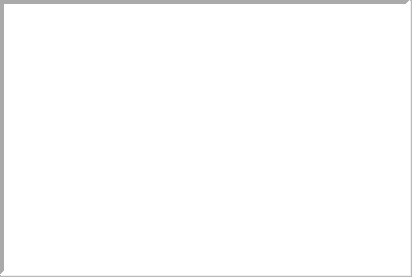
<?xml version="1.0" encoding="UTF-8"?>
<ui version="4.0">
 <class>CPrintYearlyReport</class>
 <widget class="QFrame" name="CPrintYearlyReport">
  <property name="geometry">
   <rect>
    <x>0</x>
    <y>0</y>
    <width>412</width>
    <height>277</height>
   </rect>
  </property>
  <property name="windowTitle">
   <string>Frame</string>
  </property>
  <property name="frameShape">
   <enum>QFrame::StyledPanel</enum>
  </property>
  <property name="frameShadow">
   <enum>QFrame::Raised</enum>
  </property>
  <widget class="QLabel" name="lblPicture">
   <property name="geometry">
    <rect>
     <x>0</x>
     <y>0</y>
     <width>410</width>
     <height>275</height>
    </rect>
   </property>
   <property name="styleSheet">
    <string notr="true">background-image:url(none);
background-color: rgb(255, 255, 255);</string>
   </property>
   <property name="frameShape">
    <enum>QFrame::Panel</enum>
   </property>
   <property name="frameShadow">
    <enum>QFrame::Sunken</enum>
   </property>
   <property name="lineWidth">
    <number>4</number>
   </property>
   <property name="text">
    <string/>
   </property>
   <property name="scaledContents">
    <bool>true</bool>
   </property>
  </widget>
 </widget>
 <resources/>
 <connections/>
</ui>
